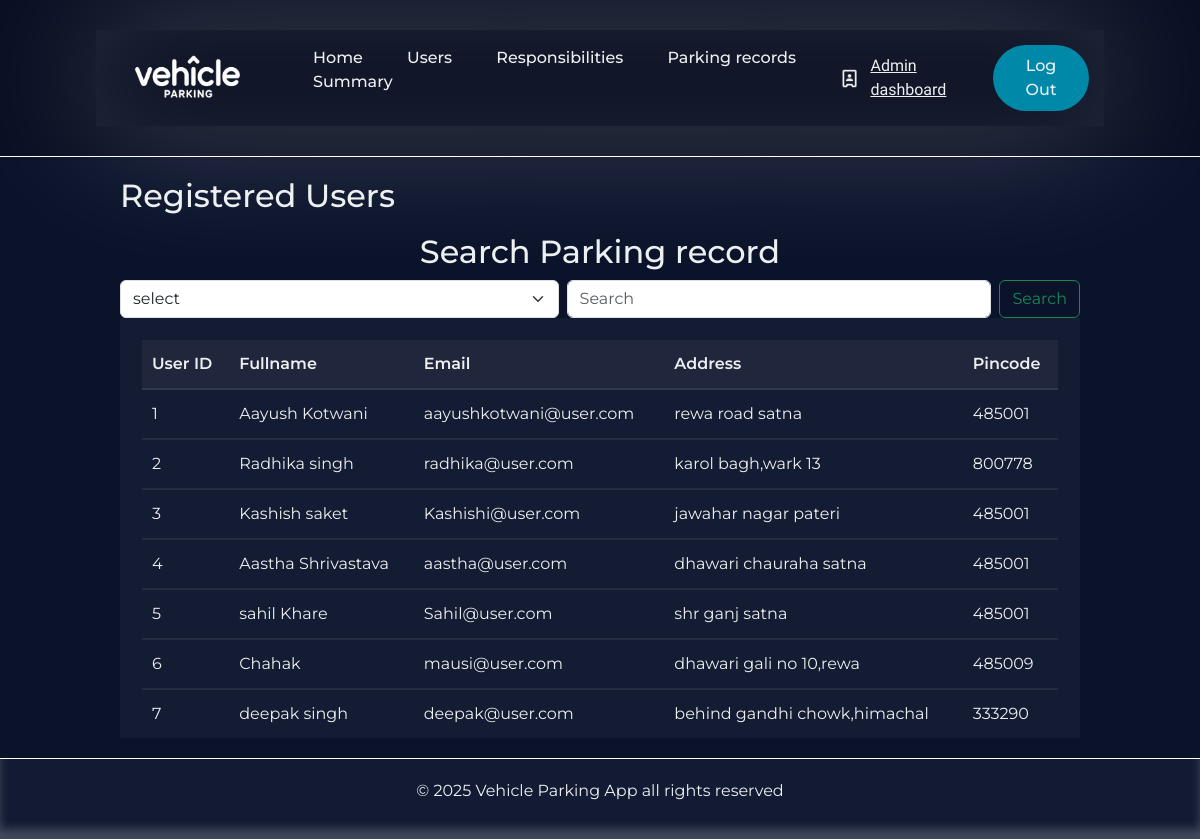
Page /user-details on the committed database.
### Application/models.py (models this page shows)
class User(db.Model):
    __tablename__='user'
    id=db.Column(db.Integer,primary_key=True)
    name=db.Column(db.String(80),nullable=False)
    email=db.Column(db.String(150),unique=True,nullable=False)
    password=db.Column(db.String(512),nullable=False)
    address=db.Column(db.String(250),nullable=False)
    pincode=db.Column(db.String(6),nullable=False)
    role=db.Column(db.String(10),default='user',nullable=False)
    record=db.relationship('Parkingrecords',backref='user',lazy=True)

### Application/controllers.py (the view, shortened to what this page needs)
@app.route('/user-details',methods=['GET','POST'])
def user_details():
    user_details=User.query.filter_by(role='user').all()
    return render_template('user_details.html',user_details=user_details)

### templates/user_details.html (shortened to what this page needs)
{% extends 'admin_base.html' %}
{% block content %}
<div class="parkinglot-table-heading-container">
                    <h2>Registered Users</h2>
                </div>
                <div class="parkinglot-table-heading-container-user">
                    <h2>Search Parking record</h2>
                </div>
                <form class="d-flex" action="{{ url_for('user_details') }}" method="POST">
                  <select class="form-select me-2" aria-label="Default select example" name="key" required>
                    <option selected>select</option>
                  </select>
                  <input class="form-control me-2" type="text" name="search_value" placeholder="Search" aria-label="Search" required>
                  <input class="btn btn-outline-success" type="submit" value="Search">
                </form>
                <div class="parkinglot-table-container">
                  <table class="parkinglot-table">
                        <thead>
                          <tr>
                              <th>User ID</th>
                              <th>Fullname</th>
                              <th>Email</th>
                              <th>Address</th>
                              <th>Pincode</th>
                          </tr>
                        </thead>
                        <tbody>
                         {% for user in user_details %}
                        <tr>
                            <td>{{user.id}}</td>
                            <td>{{user.name}}</td>
                            <td>{{user.email}}</td>
                            <td>{{user.address}}</td>
                            <td>{{user.pincode}}</td>
                        </tr>
                        {% endfor %}
                    </tbody>
                  </table>
                </div>
{% endblock %}

### static/style.css (style rules this page uses)
* { box-sizing: border-box; margin: 0; padding: 0; font-family: "Montserrat",sans-serif; }
html,body { height: 100%; background-color: #0b132b; color: #edf0f1; }
.parkinglot-table-heading-container { margin-bottom: 10px; display: flex; justify-content: space-between; }
.parkinglot-table-heading-container-user { display: flex; justify-content: center; }
.parkinglot-table-container { padding: 22px; width: 100%; background-color: rgba(255, 255, 255, 0.040); border: #f7f7f7; overflow-y: auto; max-height: 420px; }
.parkinglot-table { width: 100%; border-radius: 30px; border-collapse: separate; border-spacing: 0px; }
.parkinglot-table th, .parkinglot-table td { padding: 12px 10px; border-bottom: 2px solid rgba(255, 255, 255, 0.080);; }
.parkinglot-table th { text-align: left; background-color: rgba(255, 255, 255, 0.05); font-weight: 600; }
.parkinglot-table td { text-align: left; }

### rows in the picture
User: id "1", name "Aayush Kotwani", email "aayushkotwani@user.com", address "rewa road satna", pincode "485001"
User: id "2", name "Radhika singh", email "radhika@user.com", address "karol bagh,wark 13", pincode "800778"
User: id "3", name "Kashish saket", email "Kashishi@user.com", address "jawahar nagar pateri", pincode "485001"
User: id "4", name "Aastha Shrivastava", email "aastha@user.com", address "dhawari chauraha satna", pincode "485001"
User: id "5", name "sahil Khare", email "Sahil@user.com", address "shr ganj satna", pincode "485001"
User: id "6", name "Chahak", email "mausi@user.com", address "dhawari gali no 10,rewa", pincode "485009"
User: id "7", name "deepak singh", email "deepak@user.com", address "behind gandhi chowk,himachal", pincode "333290"
